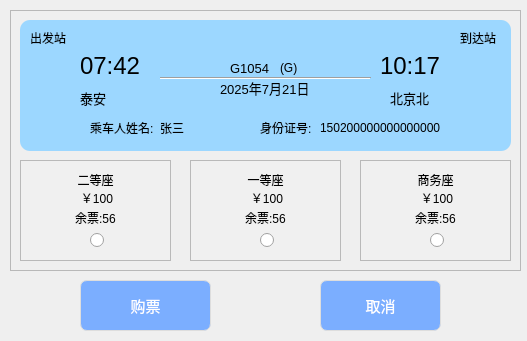
<?xml version="1.0" encoding="UTF-8"?>
<ui version="4.0">
 <class>TicketPurchasingDlg</class>
 <widget class="QDialog" name="TicketPurchasingDlg">
  <property name="geometry">
   <rect>
    <x>0</x>
    <y>0</y>
    <width>527</width>
    <height>341</height>
   </rect>
  </property>
  <property name="windowTitle">
   <string>Dialog</string>
  </property>
  <widget class="QFrame" name="frame">
   <property name="geometry">
    <rect>
     <x>10</x>
     <y>10</y>
     <width>511</width>
     <height>261</height>
    </rect>
   </property>
   <property name="frameShape">
    <enum>QFrame::Shape::StyledPanel</enum>
   </property>
   <property name="frameShadow">
    <enum>QFrame::Shadow::Raised</enum>
   </property>
   <widget class="QFrame" name="frame_3">
    <property name="geometry">
     <rect>
      <x>10</x>
      <y>10</y>
      <width>491</width>
      <height>131</height>
     </rect>
    </property>
    <property name="styleSheet">
     <string notr="true">#frame_3{
	background-color: rgb(156, 215, 255);
	border-radius: 10px;
}</string>
    </property>
    <property name="frameShape">
     <enum>QFrame::Shape::StyledPanel</enum>
    </property>
    <property name="frameShadow">
     <enum>QFrame::Shadow::Raised</enum>
    </property>
    <widget class="QLabel" name="label_10">
     <property name="geometry">
      <rect>
       <x>60</x>
       <y>20</y>
       <width>81</width>
       <height>51</height>
      </rect>
     </property>
     <property name="font">
      <font>
       <pointsize>18</pointsize>
      </font>
     </property>
     <property name="text">
      <string>07:42</string>
     </property>
    </widget>
    <widget class="QLabel" name="label_11">
     <property name="geometry">
      <rect>
       <x>360</x>
       <y>20</y>
       <width>81</width>
       <height>51</height>
      </rect>
     </property>
     <property name="font">
      <font>
       <pointsize>18</pointsize>
      </font>
     </property>
     <property name="text">
      <string>10:17</string>
     </property>
    </widget>
    <widget class="QLabel" name="label_12">
     <property name="geometry">
      <rect>
       <x>60</x>
       <y>70</y>
       <width>51</width>
       <height>16</height>
      </rect>
     </property>
     <property name="font">
      <font>
       <pointsize>10</pointsize>
      </font>
     </property>
     <property name="text">
      <string>泰安</string>
     </property>
    </widget>
    <widget class="QLabel" name="label_13">
     <property name="geometry">
      <rect>
       <x>370</x>
       <y>70</y>
       <width>54</width>
       <height>16</height>
      </rect>
     </property>
     <property name="font">
      <font>
       <pointsize>10</pointsize>
      </font>
     </property>
     <property name="text">
      <string>北京北</string>
     </property>
    </widget>
    <widget class="QLabel" name="label_14">
     <property name="geometry">
      <rect>
       <x>210</x>
       <y>40</y>
       <width>41</width>
       <height>16</height>
      </rect>
     </property>
     <property name="font">
      <font>
       <pointsize>10</pointsize>
      </font>
     </property>
     <property name="text">
      <string>G1054</string>
     </property>
    </widget>
    <widget class="Line" name="line">
     <property name="geometry">
      <rect>
       <x>140</x>
       <y>55</y>
       <width>211</width>
       <height>7</height>
      </rect>
     </property>
     <property name="font">
      <font>
       <pointsize>9</pointsize>
      </font>
     </property>
     <property name="orientation">
      <enum>Qt::Orientation::Horizontal</enum>
     </property>
    </widget>
    <widget class="QLabel" name="label_15">
     <property name="geometry">
      <rect>
       <x>200</x>
       <y>60</y>
       <width>91</width>
       <height>16</height>
      </rect>
     </property>
     <property name="font">
      <font>
       <pointsize>10</pointsize>
      </font>
     </property>
     <property name="text">
      <string>2025年7月21日</string>
     </property>
    </widget>
    <widget class="QLabel" name="label_16">
     <property name="geometry">
      <rect>
       <x>260</x>
       <y>40</y>
       <width>21</width>
       <height>16</height>
      </rect>
     </property>
     <property name="text">
      <string>(G)</string>
     </property>
    </widget>
    <widget class="QLabel" name="label_17">
     <property name="geometry">
      <rect>
       <x>10</x>
       <y>10</y>
       <width>54</width>
       <height>16</height>
      </rect>
     </property>
     <property name="text">
      <string>出发站</string>
     </property>
    </widget>
    <widget class="QLabel" name="label_18">
     <property name="geometry">
      <rect>
       <x>440</x>
       <y>10</y>
       <width>41</width>
       <height>16</height>
      </rect>
     </property>
     <property name="text">
      <string>到达站</string>
     </property>
    </widget>
    <widget class="QLabel" name="label_19">
     <property name="geometry">
      <rect>
       <x>70</x>
       <y>100</y>
       <width>71</width>
       <height>16</height>
      </rect>
     </property>
     <property name="text">
      <string>乘车人姓名:</string>
     </property>
    </widget>
    <widget class="QLabel" name="label_20">
     <property name="geometry">
      <rect>
       <x>140</x>
       <y>100</y>
       <width>54</width>
       <height>16</height>
      </rect>
     </property>
     <property name="text">
      <string>张三</string>
     </property>
    </widget>
    <widget class="QLabel" name="label_21">
     <property name="geometry">
      <rect>
       <x>240</x>
       <y>100</y>
       <width>54</width>
       <height>16</height>
      </rect>
     </property>
     <property name="text">
      <string>身份证号:</string>
     </property>
    </widget>
    <widget class="QLabel" name="label_22">
     <property name="geometry">
      <rect>
       <x>300</x>
       <y>100</y>
       <width>141</width>
       <height>16</height>
      </rect>
     </property>
     <property name="text">
      <string>150200000000000000</string>
     </property>
    </widget>
   </widget>
   <widget class="QFrame" name="frame_2">
    <property name="geometry">
     <rect>
      <x>10</x>
      <y>150</y>
      <width>151</width>
      <height>101</height>
     </rect>
    </property>
    <property name="styleSheet">
     <string notr="true">QFrame{
	background-color: rgb(240, 240, 240);
}</string>
    </property>
    <property name="frameShape">
     <enum>QFrame::Shape::StyledPanel</enum>
    </property>
    <property name="frameShadow">
     <enum>QFrame::Shadow::Raised</enum>
    </property>
    <widget class="QLabel" name="label">
     <property name="geometry">
      <rect>
       <x>50</x>
       <y>10</y>
       <width>51</width>
       <height>20</height>
      </rect>
     </property>
     <property name="layoutDirection">
      <enum>Qt::LayoutDirection::LeftToRight</enum>
     </property>
     <property name="styleSheet">
      <string notr="true"/>
     </property>
     <property name="text">
      <string>二等座</string>
     </property>
     <property name="alignment">
      <set>Qt::AlignmentFlag::AlignCenter</set>
     </property>
    </widget>
    <widget class="QLabel" name="label_2">
     <property name="geometry">
      <rect>
       <x>50</x>
       <y>30</y>
       <width>54</width>
       <height>16</height>
      </rect>
     </property>
     <property name="text">
      <string>￥100</string>
     </property>
     <property name="alignment">
      <set>Qt::AlignmentFlag::AlignCenter</set>
     </property>
    </widget>
    <widget class="QLabel" name="label_3">
     <property name="geometry">
      <rect>
       <x>50</x>
       <y>50</y>
       <width>51</width>
       <height>16</height>
      </rect>
     </property>
     <property name="text">
      <string>余票:56</string>
     </property>
     <property name="alignment">
      <set>Qt::AlignmentFlag::AlignCenter</set>
     </property>
    </widget>
    <widget class="QRadioButton" name="radioButton">
     <property name="geometry">
      <rect>
       <x>70</x>
       <y>70</y>
       <width>20</width>
       <height>20</height>
      </rect>
     </property>
     <property name="text">
      <string/>
     </property>
    </widget>
   </widget>
   <widget class="QFrame" name="frame_5">
    <property name="geometry">
     <rect>
      <x>180</x>
      <y>150</y>
      <width>151</width>
      <height>101</height>
     </rect>
    </property>
    <property name="styleSheet">
     <string notr="true">QFrame{
	background-color: rgb(240, 240, 240);
}</string>
    </property>
    <property name="frameShape">
     <enum>QFrame::Shape::StyledPanel</enum>
    </property>
    <property name="frameShadow">
     <enum>QFrame::Shadow::Raised</enum>
    </property>
    <widget class="QLabel" name="label_7">
     <property name="geometry">
      <rect>
       <x>50</x>
       <y>10</y>
       <width>51</width>
       <height>20</height>
      </rect>
     </property>
     <property name="layoutDirection">
      <enum>Qt::LayoutDirection::LeftToRight</enum>
     </property>
     <property name="styleSheet">
      <string notr="true"/>
     </property>
     <property name="text">
      <string>一等座</string>
     </property>
     <property name="alignment">
      <set>Qt::AlignmentFlag::AlignCenter</set>
     </property>
    </widget>
    <widget class="QLabel" name="label_8">
     <property name="geometry">
      <rect>
       <x>50</x>
       <y>30</y>
       <width>54</width>
       <height>16</height>
      </rect>
     </property>
     <property name="text">
      <string>￥100</string>
     </property>
     <property name="alignment">
      <set>Qt::AlignmentFlag::AlignCenter</set>
     </property>
    </widget>
    <widget class="QLabel" name="label_9">
     <property name="geometry">
      <rect>
       <x>50</x>
       <y>50</y>
       <width>51</width>
       <height>16</height>
      </rect>
     </property>
     <property name="text">
      <string>余票:56</string>
     </property>
     <property name="alignment">
      <set>Qt::AlignmentFlag::AlignCenter</set>
     </property>
    </widget>
    <widget class="QRadioButton" name="radioButton_3">
     <property name="geometry">
      <rect>
       <x>70</x>
       <y>70</y>
       <width>20</width>
       <height>20</height>
      </rect>
     </property>
     <property name="text">
      <string/>
     </property>
    </widget>
   </widget>
   <widget class="QFrame" name="frame_6">
    <property name="geometry">
     <rect>
      <x>350</x>
      <y>150</y>
      <width>151</width>
      <height>101</height>
     </rect>
    </property>
    <property name="styleSheet">
     <string notr="true">QFrame{
	background-color: rgb(240, 240, 240);
}</string>
    </property>
    <property name="frameShape">
     <enum>QFrame::Shape::StyledPanel</enum>
    </property>
    <property name="frameShadow">
     <enum>QFrame::Shadow::Raised</enum>
    </property>
    <widget class="QLabel" name="label_23">
     <property name="geometry">
      <rect>
       <x>50</x>
       <y>10</y>
       <width>51</width>
       <height>20</height>
      </rect>
     </property>
     <property name="layoutDirection">
      <enum>Qt::LayoutDirection::LeftToRight</enum>
     </property>
     <property name="styleSheet">
      <string notr="true"/>
     </property>
     <property name="text">
      <string>商务座</string>
     </property>
     <property name="alignment">
      <set>Qt::AlignmentFlag::AlignCenter</set>
     </property>
    </widget>
    <widget class="QLabel" name="label_24">
     <property name="geometry">
      <rect>
       <x>50</x>
       <y>30</y>
       <width>54</width>
       <height>16</height>
      </rect>
     </property>
     <property name="text">
      <string>￥100</string>
     </property>
     <property name="alignment">
      <set>Qt::AlignmentFlag::AlignCenter</set>
     </property>
    </widget>
    <widget class="QLabel" name="label_25">
     <property name="geometry">
      <rect>
       <x>50</x>
       <y>50</y>
       <width>51</width>
       <height>16</height>
      </rect>
     </property>
     <property name="text">
      <string>余票:56</string>
     </property>
     <property name="alignment">
      <set>Qt::AlignmentFlag::AlignCenter</set>
     </property>
    </widget>
    <widget class="QRadioButton" name="radioButton_4">
     <property name="geometry">
      <rect>
       <x>70</x>
       <y>70</y>
       <width>20</width>
       <height>20</height>
      </rect>
     </property>
     <property name="text">
      <string/>
     </property>
    </widget>
   </widget>
  </widget>
  <widget class="QPushButton" name="pushButton">
   <property name="geometry">
    <rect>
     <x>80</x>
     <y>280</y>
     <width>131</width>
     <height>51</height>
    </rect>
   </property>
   <property name="font">
    <font>
     <family>Microsoft YaHei UI</family>
     <pointsize>11</pointsize>
    </font>
   </property>
   <property name="styleSheet">
    <string notr="true">QPushButton{
    border: 1px solid #dddddd;
    border-radius: 7px;
    background-color: rgb(123, 174, 255);
	color: rgb(255,255,255);
}

QPushButton:hover {
    background-color: rgb(27, 125, 230);
}
 
QPushButton:pressed {
    background-color: #a0a0a0;
}</string>
   </property>
   <property name="text">
    <string>购票</string>
   </property>
  </widget>
  <widget class="QPushButton" name="pushButton_2">
   <property name="geometry">
    <rect>
     <x>320</x>
     <y>280</y>
     <width>121</width>
     <height>51</height>
    </rect>
   </property>
   <property name="font">
    <font>
     <pointsize>11</pointsize>
    </font>
   </property>
   <property name="styleSheet">
    <string notr="true">QPushButton{
    border: 1px solid #dddddd;
    border-radius: 7px;
    background-color: rgb(123, 174, 255);
	color: rgb(255,255,255);
}

QPushButton:hover {
    background-color: rgb(27, 125, 230);
}
 
QPushButton:pressed {
    background-color: #a0a0a0;
}</string>
   </property>
   <property name="text">
    <string>取消</string>
   </property>
  </widget>
 </widget>
 <resources/>
 <connections/>
</ui>
